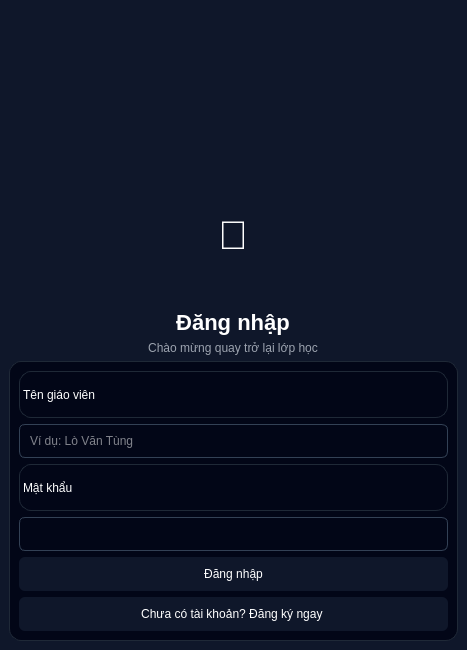
<?xml version="1.0" encoding="UTF-8"?>
<ui version="4.0">
 <class>LoginWindow</class>
 <widget class="QMainWindow" name="LoginWindow">
  <property name="geometry">
   <rect>
    <x>0</x>
    <y>0</y>
    <width>467</width>
    <height>650</height>
   </rect>
  </property>
  <property name="windowTitle">
   <string>Đăng nhập</string>
  </property>
  <widget class="QWidget" name="centralwidget">
   <property name="styleSheet">
    <string notr="true">
     QWidget{
        background:#0f172a;
        color:white;
        font:12pt &quot;Segoe UI&quot;;
     }
     QLineEdit{
        background:#020617;
        border:1px solid #334155;
        border-radius:6px;
        padding:8px;
        color:white;
     }
     QPushButton{
        border-radius:6px;
        padding:10px;
     }
     #btnLogin{
        background:#2563eb;
     }
     #btnGoogle{
        background:#111827;
        border:1px solid #374151;
     }
    </string>
   </property>
   <layout class="QVBoxLayout">
    <item>
     <spacer>
      <property name="orientation">
       <enum>Qt::Vertical</enum>
      </property>
      <property name="sizeHint" stdset="0">
       <size>
        <width>20</width>
        <height>120</height>
       </size>
      </property>
     </spacer>
    </item>
    <item>
     <layout class="QVBoxLayout">
      <item alignment="Qt::AlignHCenter">
       <widget class="QLabel" name="label">
        <property name="styleSheet">
         <string>font-size:40px;</string>
        </property>
        <property name="text">
         <string>
🧠
          </string>
        </property>
        <property name="alignment">
         <set>Qt::AlignCenter</set>
        </property>
       </widget>
      </item>
      <item alignment="Qt::AlignHCenter">
       <widget class="QLabel" name="label">
        <property name="styleSheet">
         <string>font-size:22px;font-weight:600;</string>
        </property>
        <property name="text">
         <string>Đăng nhập</string>
        </property>
        <property name="alignment">
         <set>Qt::AlignCenter</set>
        </property>
       </widget>
      </item>
      <item alignment="Qt::AlignHCenter">
       <widget class="QLabel" name="label">
        <property name="styleSheet">
         <string>color:#9ca3af;</string>
        </property>
        <property name="text">
         <string>Chào mừng quay trở lại lớp học</string>
        </property>
        <property name="alignment">
         <set>Qt::AlignCenter</set>
        </property>
       </widget>
      </item>
      <item>
       <widget class="QFrame" name="frame">
        <property name="minimumSize">
         <size>
          <width>420</width>
          <height>280</height>
         </size>
        </property>
        <property name="maximumSize">
         <size>
          <width>450</width>
          <height>400</height>
         </size>
        </property>
        <property name="styleSheet">
         <string>
          QFrame{
           background:#020617;
           border:1px solid #1f2937;
           border-radius:12px;
          }
          </string>
        </property>
        <property name="frameShape">
         <enum>QFrame::StyledPanel</enum>
        </property>
        <layout class="QVBoxLayout">
         <item>
          <widget class="QLabel" name="label">
           <property name="text">
            <string>Tên giáo viên</string>
           </property>
          </widget>
         </item>
         <item>
          <widget class="QLineEdit" name="name2">
           <property name="text">
            <string/>
           </property>
           <property name="placeholderText">
            <string>Ví dụ: Lò Văn Tùng</string>
           </property>
          </widget>
         </item>
         <item>
          <widget class="QLabel" name="label">
           <property name="text">
            <string>Mật khẩu</string>
           </property>
          </widget>
         </item>
         <item>
          <widget class="QLineEdit" name="pass2">
           <property name="echoMode">
            <enum>QLineEdit::Password</enum>
           </property>
          </widget>
         </item>
         <item>
          <widget class="QPushButton" name="signin">
           <property name="text">
            <string>Đăng nhập</string>
           </property>
          </widget>
         </item>
         <item>
          <widget class="QPushButton" name="didnt_have">
           <property name="text">
            <string>Chưa có tài khoản? Đăng ký ngay </string>
           </property>
          </widget>
         </item>
        </layout>
       </widget>
      </item>
     </layout>
    </item>
   </layout>
  </widget>
 </widget>
 <resources/>
 <connections/>
</ui>
